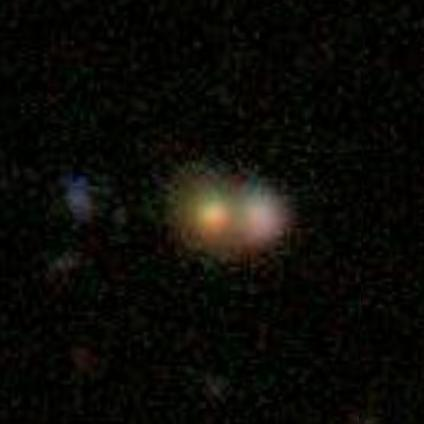
#> input picture 100.jpg, 424 x 424 px
$ jupyter execute teste.ipynb
#> lines starting #> are read from the running program, lines starting #| are printed output that depends on the picture; after the words box and inside, x2 and y2 are one past the last pixel; in counts of white or black regions, pixels touching at a corner belong together
[cell 1]
from skimage.data import coins
import matplotlib.pyplot as plt
from skimage.transform import hough_circle_peaks, hough_circle
from skimage.filters import sobel
import numpy as np
from skimage.morphology import binary_opening, binary_closing
from skimage import color
from skimage.draw import circle_perimeter
from skimage import io

[cell 2]
img = '100.jpg'
imagem_original = io.imread(img)
#> imagem_original is the input picture: shape (424, 424, 3); mean R, G, B 11.3, 10.8, 7.1

plt.title('Imagem Original')
plt.imshow(imagem_original, cmap = 'gray') #carregar a imagem usando a biblioteca para poder chamar o metodo copy na str img
plt.axis('off')  # Desativa os eixos
plt.show()

[cell 3]
imagem_cinza = color.rgb2gray(imagem_original)
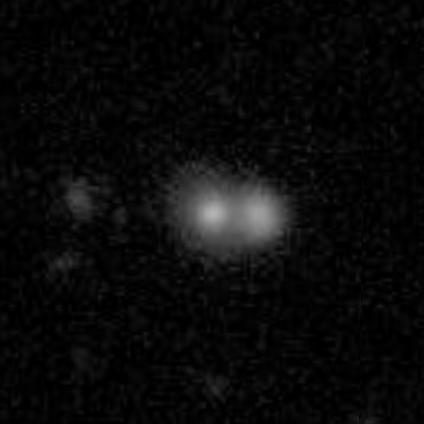
#> imagem_cinza: shape (424, 424) float64; min 0, max 0.705, mean 0.0417
plt.imshow(imagem_cinza, cmap='gray')

### Histograma da imagem

[cell 4]
histogram = np.histogram(imagem_cinza.ravel(), bins=256)

[cell 5]
plt.plot(histogram[0], '-b')
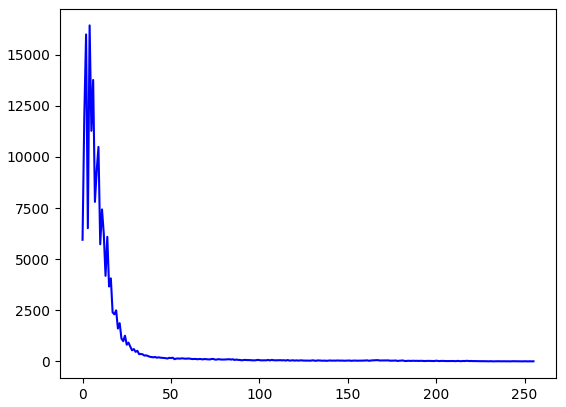
#> figure drawn by matplotlib, 1 panel; curve peaks at x = 4, y = 16430

### Binarizando a imagem

[cell 6]
imagem_binaria=imagem_cinza.copy()
limiar = imagem_cinza.max()*(110/256)
#> limiar = 0.303
imagem_binaria[imagem_binaria<=limiar]=0
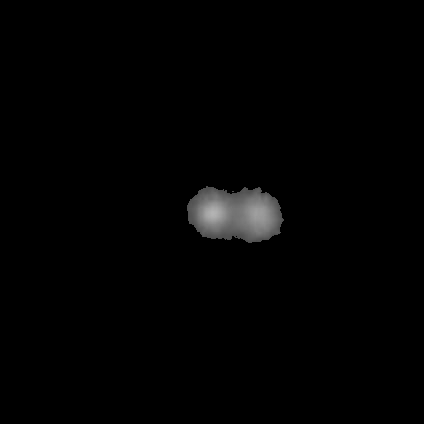
#> imagem_binaria: shape (424, 424) float64; min 0, max 0.705, mean 0.0105
imagem_binaria[imagem_binaria>0]=1
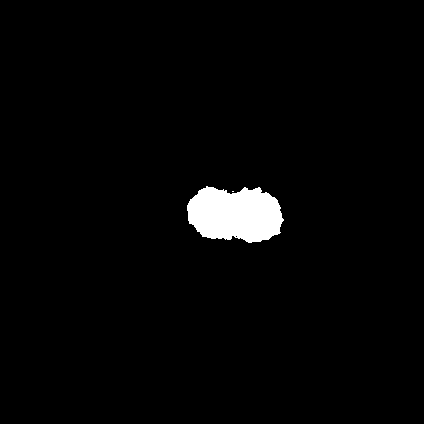
#> imagem_binaria: shape (424, 424) float64; values 0 (black) and 1 (white), 2.4% white; 2 white regions (1 under 20 px), largest, box (x1, y1, x2, y2) and area: (187, 186, 284, 243) 4239
plt.imshow(imagem_binaria*255,cmap='gray')
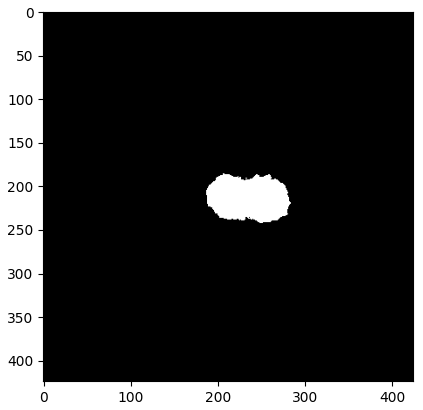
#> figure drawn by matplotlib, 1 panel

[cell 7]
imagem_binaria = binary_opening(imagem_binaria)
#> imagem_binaria: shape (424, 424) bool; 2.4% white; 1 white region, box (x1, y1, x2, y2) and area: (187, 186, 284, 243) 4229
imagem_binaria = binary_closing(imagem_binaria)
#> imagem_binaria: shape (424, 424) bool; 2.4% white; 1 white region, box (x1, y1, x2, y2) and area: (187, 186, 284, 243) 4236
plt.imshow(imagem_binaria, cmap='gray')

[cell 8]
bordas = sobel (imagem_binaria)
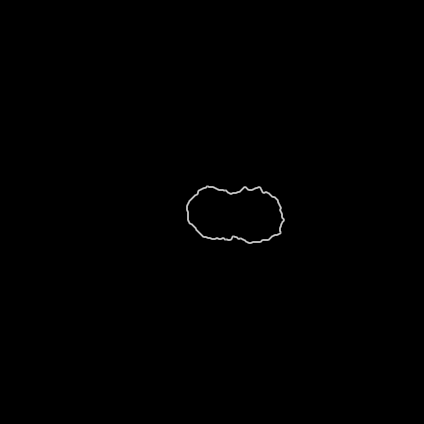
#> bordas: shape (424, 424) float64; min 0, max 0.791, mean 0.00215
plt.imshow(bordas, cmap='gray')
